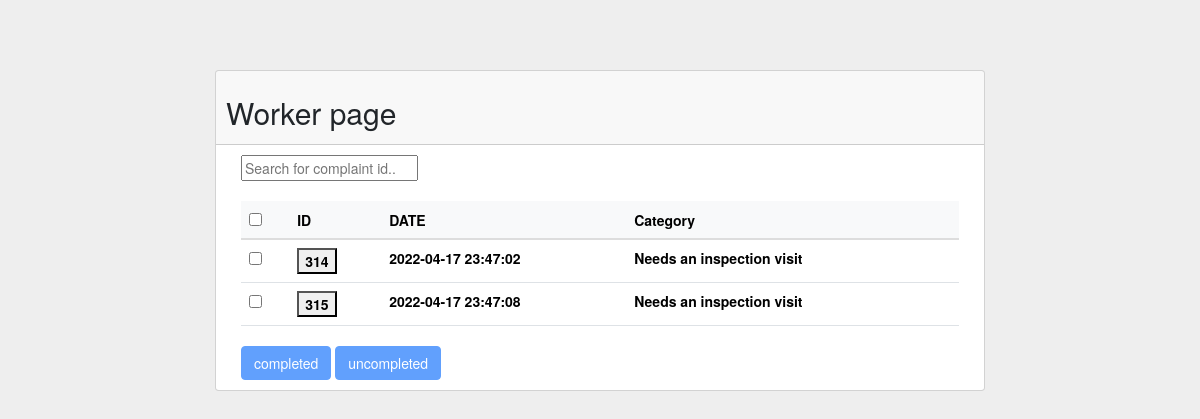
/pages/workerr/anothercopyworkerpage/workerboxlast.php (signed in), run on the app's committed database.
### tables this page shows
CREATE TABLE `assign` (
  `userId` int(4) NOT NULL,
  `compliantId` int(11) NOT NULL,
  `saved` int(1) NOT NULL
);

CREATE TABLE `complaint` (
  `complaintId` int(11) NOT NULL,
  `date` timestamp NOT NULL DEFAULT current_timestamp(),
  `category` varchar(50) NOT NULL,
  `status` varchar(20) NOT NULL DEFAULT 'Not Processed',
  `description` varchar(500) DEFAULT NULL,
  `images` text DEFAULT NULL,
  `roomNum` varchar(8) NOT NULL,
  `idofuser` int(4) NOT NULL
);

### pages/workerr/anothercopyworkerpage/workerboxlast.php (the view, shortened to what this page needs)
<?php
$servername = "localhost";
$username = "root";
$password = "";
$dbname = "muqu";
$con = mysqli_connect($servername, $username, $password, $dbname) or die("Error: " . mysqli_error($con));
$check['userId']=$_SESSION['userid'];
$userid= $check['userId'];
$result = @mysqli_query($con, "SELECT * FROM complaint pk, assign fk where pk.complaintId =fk.compliantId and fk.userId=$userid and fk.saved='0'") or die("Error: " . mysqli_error($con));
?>
<!DOCTYPE html>
<html lang="en">
<head>
  <link href="bootstrap5/css/bootstrap.min.css" rel="stylesheet">
  <link rel="stylesheet" href="https://cdn.jsdelivr.net/npm/bootstrap-select@1.13.14/dist/css/bootstrap-select.min.css">
  <link href="https://cdn.datatables.net/1.10.16/css/jquery.dataTables.min.css" rel="stylesheet"/>
  <link rel="stylesheet" href="http://netdna.bootstrapcdn.com/bootstrap/3.3.2/css/bootstrap.min.css">
</head>
<body>
<header class="navbar navbar-expand-md navbar-dark bd-navbar"></header>
<div class="container-fluid">
    <div class="row justify-content-center">
        <div class="col-md-8">
            <div class="card text-left">
                <div class="card-header"><h2> Worker page</h2></div>
                <div class="card-body">
                  <form method="post" id="form" action="workerbutton.php" class="">
                        <div class="col col-md-12">
                            <input type="text" id="myInput" onkeyup="myFunction()" placeholder="Search for complaint id..">
                            <br/>
                              <br/>
                            <table class="table " id="myTable">
                                <thead class="table-light">
                                <tr>
                                    <th><input type="checkbox" value="bar1" id="select-all" onclick="toggle(this)"/></th>
                                    <th>ID</th>
                                    <th>DATE</th>
                                    <th>Category</th>
                                    <th></th>
                                </tr>
                                </thead>
                                <tbody>
                                <?php while ($row = $result->fetch_assoc()) { ?>
                                    <tr>
                                        <td scope="row"><input name="chk_id[]" type="checkbox"
                                                               onchange="callFunction();callFunction1()"
                                                               onclick="chk(this)" class="chkbox"
                                                               value="<?php echo $row['complaintId']; ?>"/></td>
                                        <?php echo '
                     <td name=name_"' . $row["complaintId"] . '">
                     <button id="YourID" type="button" name=' . $row["complaintId"] . ' value=' . $row["complaintId"] . '
                      class="xc" data-toggle="modal" data-target="#exampleModal"
                       onclick="selectRoomNum(this)"><b>
                     ' . $row["complaintId"] . '</b></button></td>'; ?>
                                        <td><label><?php echo $row['date']; ?></label>
                                        </td>
                                        <td><label><?php echo $row['category']; ?></label>
                                                   value="<?php echo $row['category']; ?>"></td>
                                        <td><input type="hidden" name="chk_wrkid[]"
                                                   value="<?php echo $row['userId']; ?>"></td>
                                    </tr>
                                <?php } ?>
                                </tbody>
                            </table>
                            <input type="submit" value="completed" name="submit" class="btn btn-primary"
                                   disabled="disabled" id="Assign">
                            <input type="button" value="uncompleted" class="btn btn-primary" disabled id=""
                                   data-toggle="modal" disabled data-target="#exampleModal2"
                                   onclick="idcomp();idcomp1()">
                        </div>
                    </form>
                </div>
            </div>
        </div>
    </div>
</div>
</body>
</html>

### pages/workerr/anothercopyworkerpage/workerboxlast.php (style rules this page uses)
body { background: #eee }

### data on the page
assign: compliantId.complaintId "314", compliantId.date "2022-04-17 23:47:02", compliantId.category "Needs an inspection visit"
assign: compliantId.complaintId "315", compliantId.date "2022-04-17 23:47:08", compliantId.category "Needs an inspection visit"
